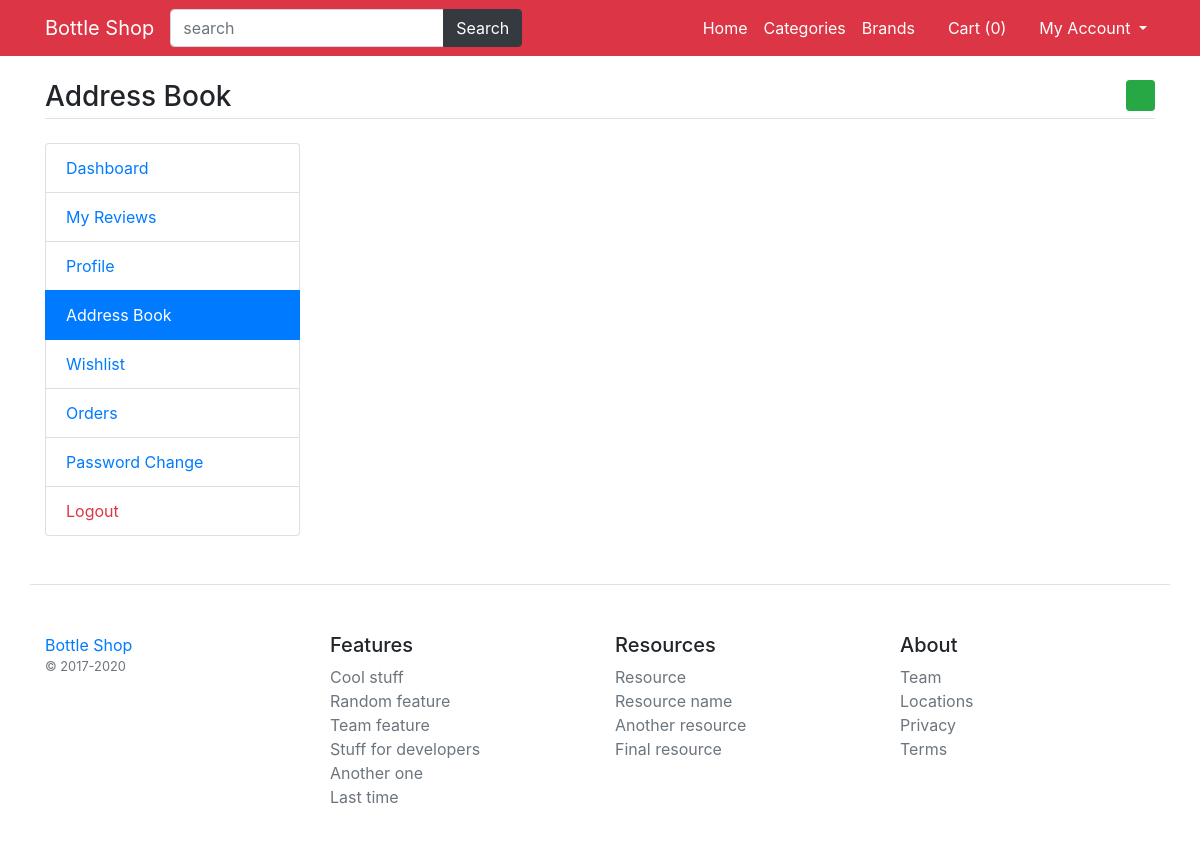
The app's page /my-addressbook (signed in), older data.
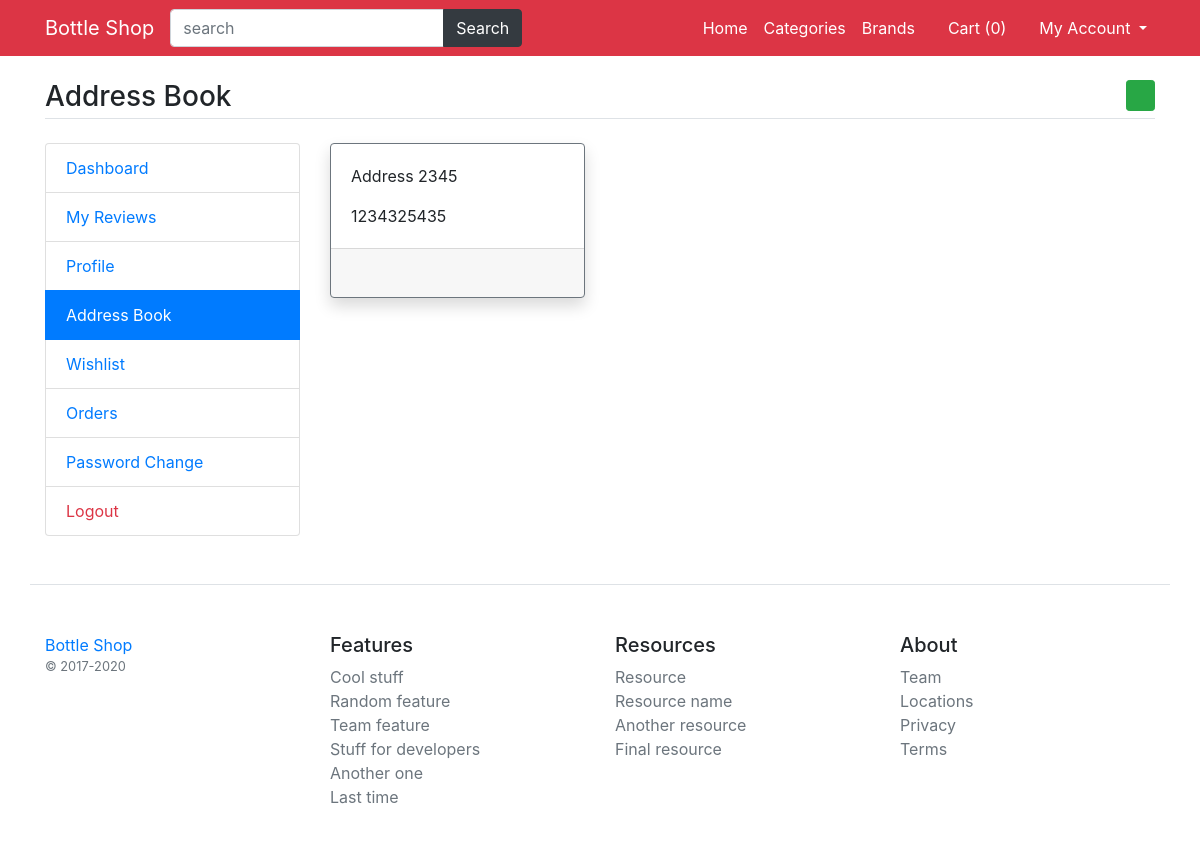
The same page, newer data.
### main/models.py (models this page shows)
class UserAddressBook(models.Model):
    user=models.ForeignKey(User,on_delete=models.CASCADE)
    mobile=models.CharField(max_length=50,null=True)
    address=models.TextField()
    status=models.BooleanField(default=False)

### main/views.py (the view)
# urls.py: path('my-addressbook',views.my_addressbook, name='my-addressbook'),
def my_addressbook(request):
	addbook=UserAddressBook.objects.filter(user=request.user).order_by('-id')
	return render(request, 'user/addressbook.html',{'addbook':addbook})

### main/template_context.py (called while the page is built)
def get_filters(request):
    cats= Product.objects.distinct().values('category__title','category__id')
    brands= Product.objects.distinct().values('brand__title','brand__id')
    colors= ProductAttribute.objects.distinct().values('color__title','color__id','color__color_code')
    sizes= ProductAttribute.objects.distinct().values('size__title','size__id')
    minMaxPrice=ProductAttribute.objects.aggregate(Min('price'),Max('price'))
    data={
                    'colors':colors ,
                    'sizes':sizes,
                    'brands':brands,
                    'cats':cats,
                    'minMaxPrice':minMaxPrice,
    }
    return data

### main/templates/user/addressbook.html (shortened to what this page needs)
{% extends 'base.html' %}
{% load static %}
{% block content %}
<main class="container my-4">
	<h3 class="my-4 border-bottom pb-1">Address Book <a href="{% url 'add-address' %}" class="float-right btn btn-sm btn-success"><i class="fa fa-plus"></i></a></h3>
	<div class="row">
		<div class="col-md-3">
			{% include 'user/user-sidebar.html' %}
		</div>
		<div class="col-md-9">
			<div class="row">
				{% for add in addbook %}
				<div class="col-md-4">
					<div class="card mb-3 {% if add.status %}border-secondary shadow{% endif %} address{{add.id}} address">
						<div class="card-body">
							<p class="card-text">{{add.address}}</p>
							<p class="card-text">{{add.mobile}}</p>
						</div>
						{% if add.status %}
						<div class="card-footer">
							<i class="fa fa-check-circle text-success check{{add.id}} check"></i>
							<a href="{% url 'update-address' add.id %}" class="float-right"><i class="fa fa-edit"></i></a>
						</div>
						{% endif %}
					</div>
				</div>
				{% endfor %}
			</div>
		</div>
	</div>
</main>
{% endblock %}

Row changes from the older to the newer data that the page shows:
added UserAddressBook: address "Address 2345", mobile "1234325435"
